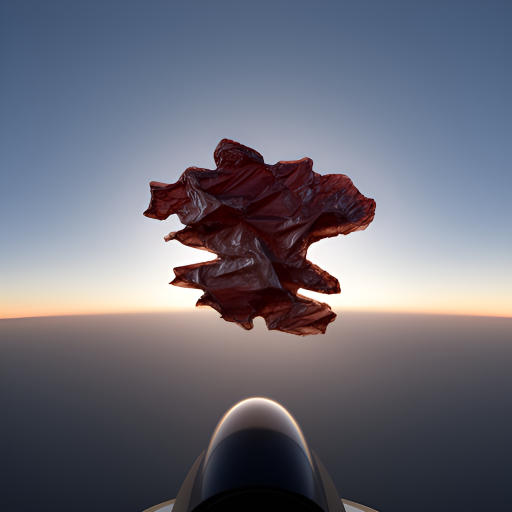
#> input picture showcase/DOW-UAP-PR116-ai.jpg, 1024 x 1024 px, given in place of pg2.png, which was not available (shown at 1/2 size)
$ python SPAIN-BVD-38287-Manises-791111-1979.py
#> lines starting #> are read from the running program, lines starting #| are printed output that depends on the picture; pictures that were not available may be replaced by others from this repository, and a replacement may not be noted
### showcase/lib.py
"""Shared bits for showcase recipes: 9:16 1080x1920, safe-zone text, 30 fps segments, concat.
Text sits below the app top tabs (~200 px) and above the caption/buttons area (bottom ~450 px)."""
import hashlib, json, os, re, subprocess, tempfile, urllib.request

FFMPEG = os.environ.get("FFMPEG", "ffmpeg")
FONT = os.environ.get("CLIP_FONT", "/usr/share/fonts/truetype/dejavu/DejaVuSans-Bold.ttf")
TMP = tempfile.mkdtemp(prefix="showcase-")
ENC = ["-r", "30", "-c:v", "libx264", "-profile:v", "high", "-pix_fmt", "yuv420p", "-preset", "veryfast", "-crf", "20",
       "-c:a", "aac", "-b:a", "128k", "-ar", "44100", "-ac", "2", "-shortest", "-movflags", "+faststart"]
SILENT = ["-f", "lavfi", "-i", "anullsrc=channel_layout=stereo:sample_rate=44100"]
_n = 0

# [16 lines left out: functions written, txt, not called in this run]

SITE = lambda: txt("realufo.org", 1420, 52)

# [4 lines left out: function stamp, not called in this run]

def ramp_lut(r, g, b):
    """lutrgb expression mapping grey 0..255 through 7-stop colour ramps (as the site's SVG palettes)."""
    def ch(stops):
#> called with stops = '0 0.15 0.55 0.85 0.98 1 1'
        s = [float(x) for x in stops.split()]
        n = len(s) - 1
        expr = f"{s[-1] * 255:.1f}"
        for i in range(n - 1, -1, -1):
            lo, hi = 255 * i / n, 255 * (i + 1) / n
            seg = f"({s[i] * 255:.1f}+({s[i + 1] * 255:.1f}-{s[i] * 255:.1f})*(val-{lo:.2f})/{hi - lo:.2f})"
            expr = f"if(lt(val\\,{hi:.2f})\\,{seg}\\,{expr})"
        return expr
    return f"format=gray,format=rgb24,lutrgb=r='{ch(r)}':g='{ch(g)}':b='{ch(b)}'"

# web/src/components/ImageTools.tsx "ironbow": black → indigo → magenta → orange → yellow → white
IRONBOW = ramp_lut("0 0.15 0.55 0.85 0.98 1 1", "0 0 0.02 0.2 0.5 0.8 1", "0 0.45 0.6 0.25 0.05 0.2 1")

HERE = os.path.dirname(os.path.abspath(__file__))
VOICE = os.environ.get("ELEVENLABS_VOICE", "nPczCjzI2devNBz1zQrb")  # "Brian": deep, calm narrator (legacy; tts now uses Kokoro)
KOKORO_VENV = os.environ.get("KOKORO_VENV", os.path.expanduser("~/kokoro-venv"))
KOKORO_VOICE = os.environ.get("KOKORO_VOICE", "am_onyx")
KOKORO_SPEED = float(os.environ.get("KOKORO_SPEED", "1.1"))

def _dur(path):
    h, m, sec = subprocess.run([FFMPEG, "-i", path], capture_output=True, text=True).stderr.split("Duration: ")[1].split(",")[0].split(":")
    return int(h) * 3600 + int(m) * 60 + float(sec)

# [101 lines left out: functions tts, sfx, words, _split, subtitles, _audio, not called in this run]

class Cut:
    def __init__(self):
        self.segs = []
    # [31 lines left out: functions seg, seg_fc, save, not called in this run]

### showcase/SPAIN-BVD-38287-Manises-791111-1979.py
"""Showcase Short for SPAIN-BVD-38287-Manises-791111-1979, the Spanish Air Force file on the Manises
incident (11 Nov 1979; Biblioteca Virtual de Defensa record 38287, CC BY 4.0). No footage: highlighted
crops of the file's own pages. Documents vs lore, every line from a cited page:
  p.2   JK 297 (Palma-Tenerife) sees "dos luces rojas intensas" at 22:05Z and diverts to Valencia;
        "La tripulación no vio en ningún momento objeto alguno".
  p.3   a fighter from Albacete: "No hubo contacto radar con objeto alguno ni por parte del avión
        ni por parte de Pegaso".
  p.108 the investigating officer: witnesses saw "el recorrido normal de un astro, probablemente un
        planeta"; on clear nights any distant light flickers "debido a la masa de aire interpuesta"
        (the lesson: why the light flashed white, red and green).
  p.147 the 1980 answer to parliament: it "no fué ningún tipo de avión, ignorándose la naturaleza del
        objeto en cuestión, que bien pudo ser simplemente una ilusión óptica" (kept as the file's own
        hedge: nature unknown, not "solved").
Not used: the fighter's warning system did log "algunos blocajes" on 11 Nov (p.3), so "the famous
lock-on was another night" would mislead in a 3 s beat.
ElevenLabs narration over the ambient bed, calm subtitles, record watermark per beat. 9:16.

    FFMPEG=/opt/homebrew/opt/ffmpeg-full/bin/ffmpeg CLIP_FONT=~/Library/Fonts/DejaVuSans-Bold.ttf \
      python3 showcase/SPAIN-BVD-38287-Manises-791111-1979.py
"""
import os, subprocess, urllib.request
from PIL import Image
from lib import Cut, txt, stamp, tts, subtitles, TMP, HERE

ID = "SPAIN-BVD-38287-Manises-791111-1979"
OUT = os.path.join(HERE, f"{ID}.mp4")
PDF = os.path.join(TMP, "manises.pdf")
urllib.request.urlretrieve(f"https://assets.realufo.org/pdfs/spain/BVD-38287-Manises-791111-1979.pdf", PDF)
#> (this line was passed over: the network is not available in this run)

def page(n):
#> called with n = 2
    out = os.path.join(TMP, f"pg{n}")
    subprocess.run(["pdftoppm", "-f", str(n), "-l", str(n), "-r", "200", "-png", "-singlefile", PDF, out], check=True)
#> (this line was passed over: subprocess is not available in this run)
    return Image.open(out + ".png").convert("RGB")  # 1655 x 2340 at 200 dpi
#> returned value is the input picture: PIL image 1024x1024 RGB; mean R, G, B 106.5, 106.6, 118.3

def strip(n, box, marks, name):
    """Crop `box` (x0,y0,x1,y1 at 200 dpi) from page n; yellow marker (multiply) over each mark rect."""
    im = page(n)
    for x0, y0, x1, y1 in marks:
        r = im.crop((x0, y0, x1, y1))
        im.paste(Image.composite(Image.new("RGB", r.size, (255, 214, 0)), r, r.convert("L").point(lambda v: 150 if v > 128 else 0)), (x0, y0))
    p = os.path.join(TMP, name + ".png")
    im.crop(box).save(p)
    return p

LIGHTS = strip(2, (110, 1440, 1600, 1545), [(1003, 1492, 1470, 1528)], "lights")
NEVER = strip(2, (110, 1595, 1600, 1712), [(635, 1634, 1592, 1670), (185, 1670, 335, 1706)], "never")
RADAR = strip(3, (90, 400, 1580, 530), [(1000, 448, 1565, 485), (195, 486, 1245, 522)], "radar")
#> call 3 of strip, with n = 3, box = (90, 400, 1580, 530), name = 'radar'
#> the loop in strip (call 3), `for x0, y0, x1, y1 in marks:` made 2 passes
#> pass 1, in strip (call 3), `r = im.crop((x0, y0, x1, y1))`:
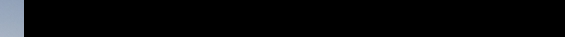
#> r: PIL image 565x37 RGB; mean R, G, B 6.6, 7.2, 8
#> pass 2, in strip (call 3), `r = im.crop((x0, y0, x1, y1))`:
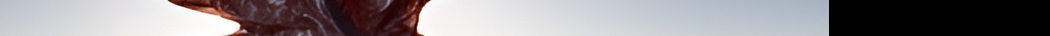
#> r: PIL image 1050x36 RGB; mean R, G, B 140.3, 134.9, 138
#> after the loop in strip (call 3), `for x0, y0, x1, y1 in marks:`:
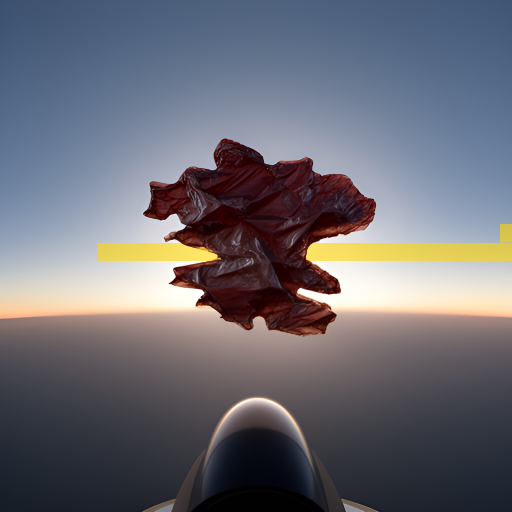
#> im: PIL image 1024x1024 RGB (shown at 1/2 size); mean R, G, B 107.1, 106.6, 115.5
#> in strip (call 3), `im.crop(box).save(p)`:
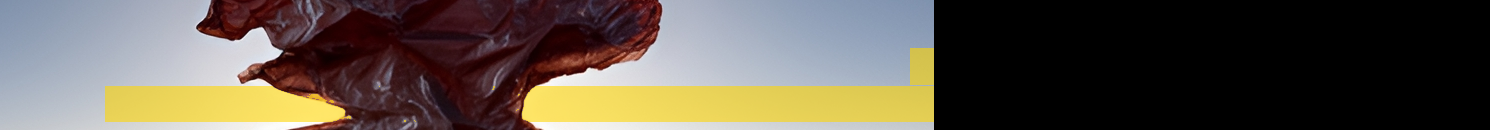
#> saved as radar.png: PIL image 1490x130 RGB; mean R, G, B 92.9, 84.3, 74
PLANET = strip(108, (90, 640, 1580, 750), [(475, 655, 1530, 692), (95, 705, 230, 742)], "planet")
#> (the run stopped early here; a loop or call above may not have finished)
